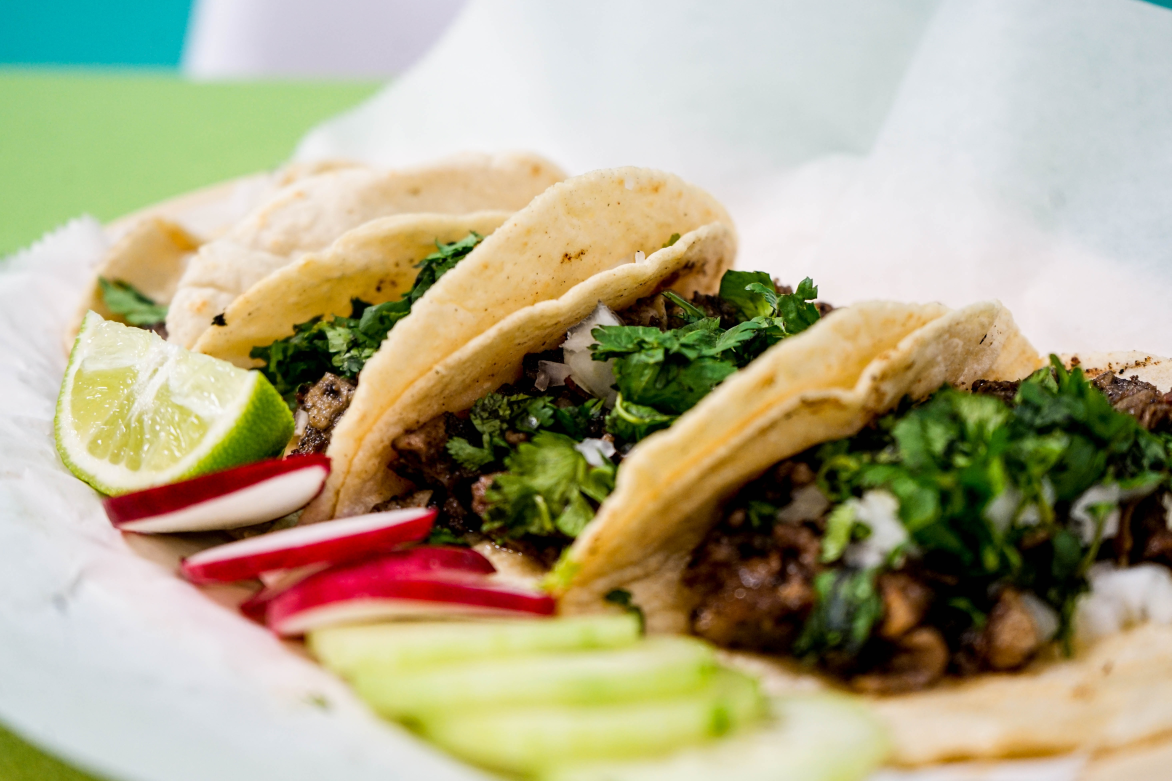
#> input picture taco.jpg, 5858 x 3905 px (shown at 1/5 size)
$ python random_taco_recipe.py
#> lines starting #> are read from the running program, lines starting #| are printed output that depends on the picture
import requests
import docx
from PIL import Image, ImageFont, ImageDraw

# I start by importing the needed libraries

image = Image.open('taco.jpg')
#> image is the input picture: PIL image 5858x3905 RGB; mean R, G, B 175.9, 168.8, 137.6

width = image.width
#> width = 5858
height = image.height
#> height = 3905

'''width = image.width

height = image.height

print(width, height)

I then use the commented out code to find the proportions of the image to change by a ratio of 7.3225 to get the
max size to 800 px'''

scaled_width = int(width / 7.3225)
#> scaled_width = 800
scaled_height = int(height / 7.3225)
#> scaled_height = 533

# I then scaled the size down to meet the standards

image = image.resize((scaled_width, scaled_height))
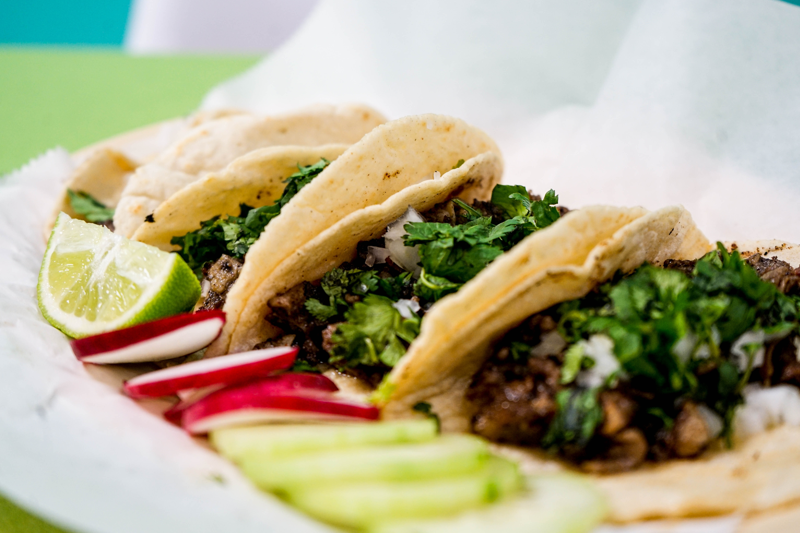
#> image: PIL image 800x533 RGB; mean R, G, B 175.9, 168.8, 137.6

# remade the image

img_draw = ImageDraw.Draw(image)
font = ImageFont.truetype('arial.ttf', 50)
img_draw.text([120, 20], 'Random Taco Cookbook', fill='black', font=font)

# I then wrote the words random taco cookbook on the image

image.save('new_taco.jpg')
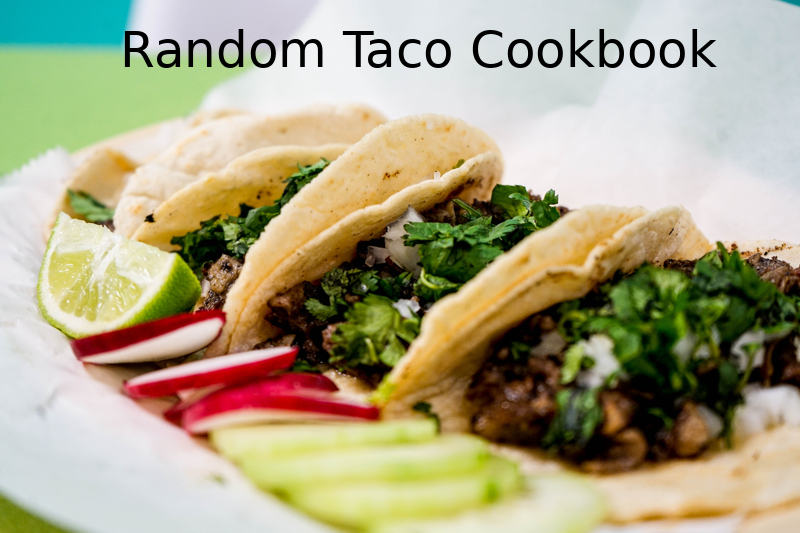
#> saved as new_taco.jpg: PIL image 800x533 RGB; mean R, G, B 172.8, 165.6, 134.5

# I then saved the image

#> (the run stopped early here; a loop or call above may not have finished)
